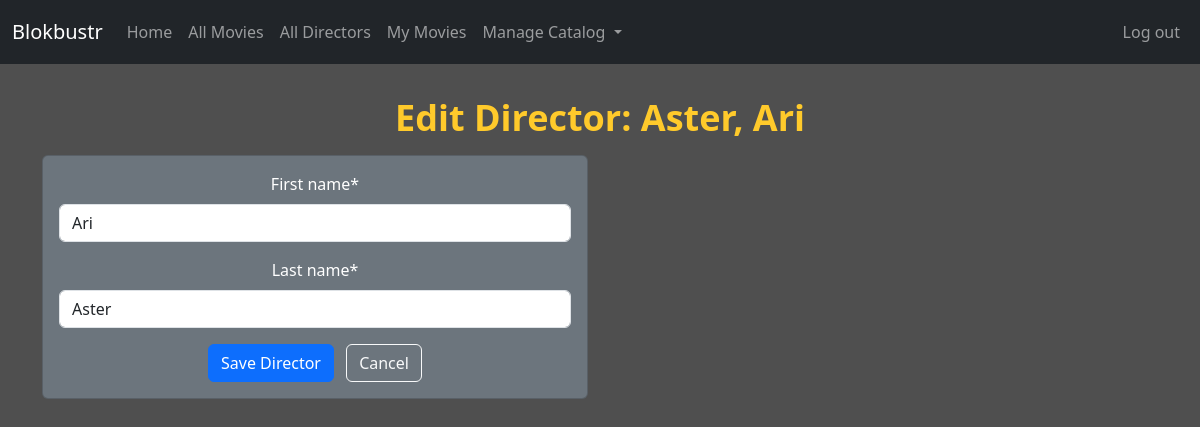
The app's page /directors/7/update/ (signed in) with its own data.
### catalog/models.py (models this page shows, shortened)
class Director(models.Model):
    first_name = models.CharField(max_length=60)
    last_name = models.CharField(max_length=60)
    date_of_birth = models.CharField(max_length=60, blank=True, default='')
    date_of_death = models.CharField(max_length=60, blank=True, default='')
    class Meta:
        ordering = ["last_name", "first_name"]
    def __str__(self):
        return f"{self.last_name}, {self.first_name}"

### catalog/views.py (the view)
# urls.py: path('directors/<int:pk>/update/', views.DirectorUpdateView.as_view(), name='director_update'),
class DirectorUpdateView(PermissionRequiredMixin, UpdateView):
    permission_required = 'catalog.change_director'
    model = Director
    form_class = DirectorForm
    template_name = 'catalog/director_form.html'
    success_url = reverse_lazy('director_list')

### catalog/forms.py
class DirectorForm(forms.ModelForm):
    class Meta:
        model = Director
        fields = ['first_name', 'last_name']

### catalog/templates/catalog/director_form.html (shortened to what this page needs)
{% extends "catalog/base.html" %}
{% load crispy_forms_tags %}
{% block content %}
<h1>{% if form.instance.pk %}Edit Director: {{ form.instance }}{% else %}Add Director{% endif %}</h1>
<div class="row mt-3">
    <div class="col-md-6">
        <div class="card bg-secondary text-white">
            <div class="card-body">
                <form method="POST">
                    {{ form|crispy }}
                    <div class="mt-3">
                        <button type="submit" class="btn btn-primary">Save Director</button>
                        <a href="{% url 'director_list' %}" class="btn btn-outline-light ms-2">Cancel</a>
                    </div>
                </form>
            </div>
        </div>
    </div>
</div>
{% endblock %}

### catalog/static/css/my_style_v1.css (style rules this page uses)
html { font-size: 16px; font-family: arial, sans-serif; background-color: #4f4f4f; }
h1 { color: #ffca2b; font-size: 36px; font-weight: bold; margin-top: 8px; margin-bottom: 4px; }

### catalog/templates/catalog/base.html (style rules this page uses)
body { background-color: #4f4f4f; }

### records on screen
Director: instance "Aster, Ari", first_name "Ari", last_name "Aster"
